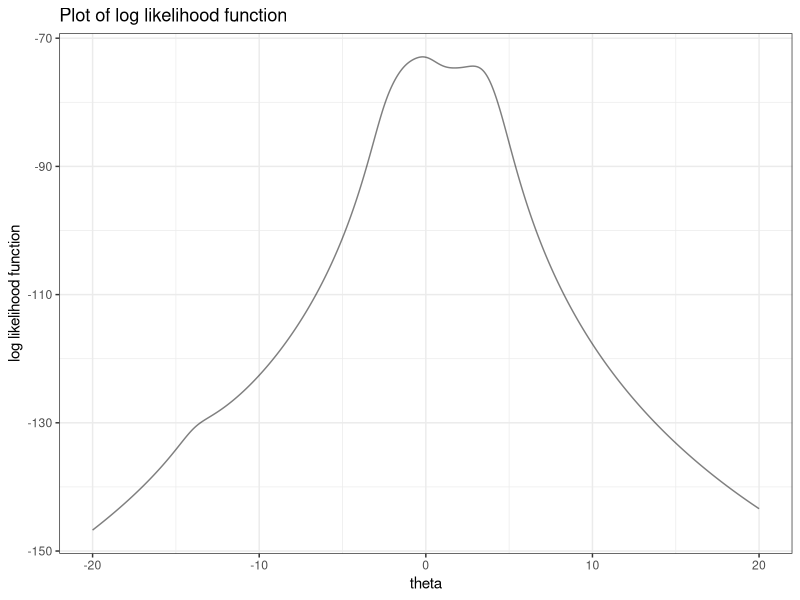
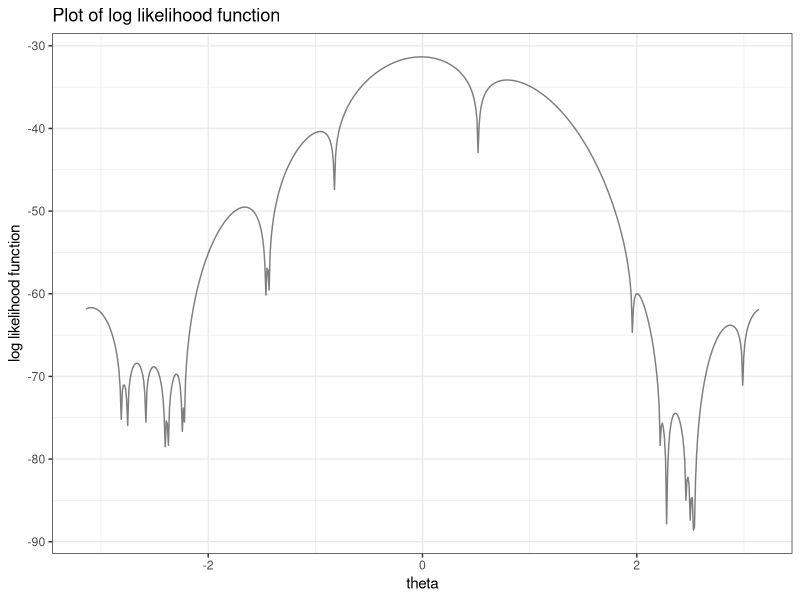
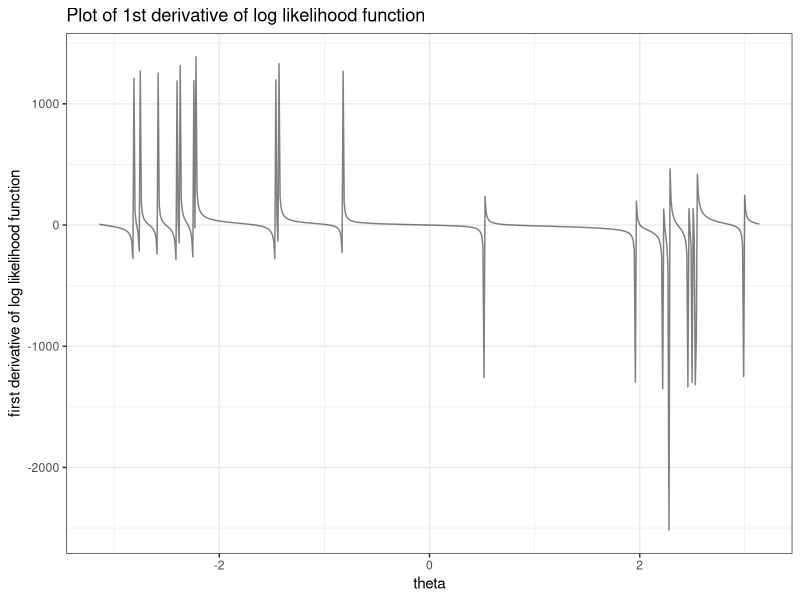
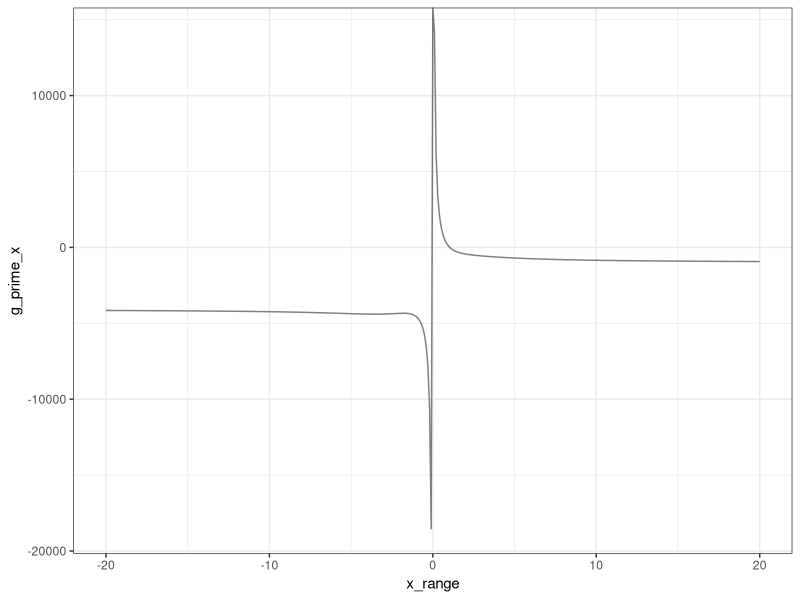
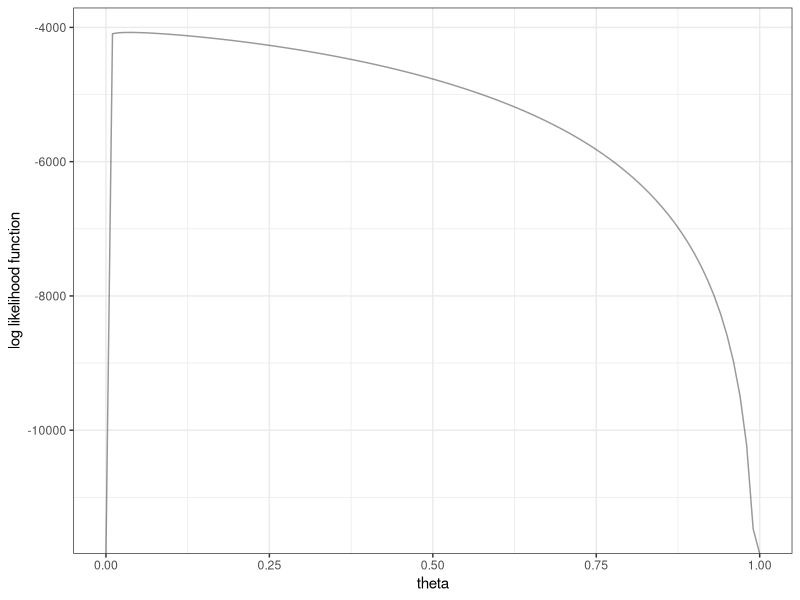

Recreate these plots in R, in order.
## ---- chunk 1
knitr::opts_chunk$set(echo = TRUE)
library(tidyverse)
library(plotrix)
## ---- chunk 2
# Import data
x_value = c(1.77, -0.23, 2.76, 3.80, 3.47, 
            56.75, -1.34, 4.24, -2.44, 3.29, 
            3.71, -2.40, 4.53, -0.07, -1.05, 
            -13.87, -2.53, -1.75, 0.27, 43.21)

# Define the log likelihood function
log_likelihood = function(x, theta) {
  l = -20*log(pi) - sum(log(1+(x-theta)^2))
  return(l)
} 

# Define the first derivative function of the log likelihood function
l_derivative_1 = function(x, theta) {
  l_1 = 2*sum((x-theta)/(1+(x-theta)^2))
  return(l_1)
}

# Define the second derivative function of the log likelihood function
l_derivative_2 = function(x, theta) {
  l_2 = 2*sum(((x-theta)^2-1)/(1+(x-theta)^2)^2)
  return(l_2)
}

# Graph the log likelihood function
theta_range = seq(-20, 20, 0.001)
n_loop = length(theta_range)
log_likelihood_value = numeric(n_loop)
for (i in 1:n_loop) {
  log_likelihood_value[i] = log_likelihood(x_value, theta_range[i])
}
result_l = cbind(theta_range, log_likelihood_value) %>% as.data.frame()
result_l %>% 
  ggplot(aes(x = theta_range, y = log_likelihood_value)) + geom_line(alpha = 0.5) +
  theme_bw() + labs(
    x = "theta",
    y = "log likelihood function",
    title = "Plot of log likelihood function"
  )
## ---- chunk 3
n_iteration = 1000
theta_iteration = numeric(n_iteration)
theta_iteration[1] = mean(x_value)
# Mean of the data as the starting point
for (i in 2:n_iteration) {
  theta_iteration[i] = theta_iteration[i-1] - l_derivative_1(x_value, theta_iteration[i-1])/l_derivative_2(x_value, theta_iteration[i-1])
}
tail(theta_iteration)

# Starting point = -11
theta_iteration[1] = -11
for (i in 2:n_iteration) {
  theta_iteration[i] = theta_iteration[i-1] - l_derivative_1(x_value, theta_iteration[i-1])/l_derivative_2(x_value, theta_iteration[i-1])
}
tail(theta_iteration)

# Starting point = -1
theta_iteration[1] = -1
for (i in 2:n_iteration) {
  theta_iteration[i] = theta_iteration[i-1] - l_derivative_1(x_value, theta_iteration[i-1])/l_derivative_2(x_value, theta_iteration[i-1])
}
tail(theta_iteration)

# Starting point = 0
theta_iteration[1] = 0
for (i in 2:n_iteration) {
  theta_iteration[i] = theta_iteration[i-1] - l_derivative_1(x_value, theta_iteration[i-1])/l_derivative_2(x_value, theta_iteration[i-1])
}
tail(theta_iteration)

# Starting point = 1.5
theta_iteration[1] = 1.5
for (i in 2:n_iteration) {
  theta_iteration[i] = theta_iteration[i-1] - l_derivative_1(x_value, theta_iteration[i-1])/l_derivative_2(x_value, theta_iteration[i-1])
}
tail(theta_iteration)

# Starting point = 4
theta_iteration[1] = 4
for (i in 2:n_iteration) {
  theta_iteration[i] = theta_iteration[i-1] - l_derivative_1(x_value, theta_iteration[i-1])/l_derivative_2(x_value, theta_iteration[i-1])
}
tail(theta_iteration)

# Starting point = 4.7
theta_iteration[1] = 4.7
for (i in 2:n_iteration) {
  theta_iteration[i] = theta_iteration[i-1] - l_derivative_1(x_value, theta_iteration[i-1])/l_derivative_2(x_value, theta_iteration[i-1])
}
tail(theta_iteration)

# Starting point = 7
theta_iteration[1] = 7
for (i in 2:n_iteration) {
  theta_iteration[i] = theta_iteration[i-1] - l_derivative_1(x_value, theta_iteration[i-1])/l_derivative_2(x_value, theta_iteration[i-1])
}
tail(theta_iteration)

# Starting point = 8
theta_iteration[1] = 8
for (i in 2:n_iteration) {
  theta_iteration[i] = theta_iteration[i-1] - l_derivative_1(x_value, theta_iteration[i-1])/l_derivative_2(x_value, theta_iteration[i-1])
}
tail(theta_iteration)

# Starting point = 38
theta_iteration[1] = 38
for (i in 2:n_iteration) {
  theta_iteration[i] = theta_iteration[i-1] - l_derivative_1(x_value, theta_iteration[i-1])/l_derivative_2(x_value, theta_iteration[i-1])
}
tail(theta_iteration)
## ---- chunk 4
# Starting points = -1 and 1
L = -1
U = 1
n_iteration = 100000
theta_iteration = numeric(n_iteration)
for (i in 1:n_iteration) {
  theta_iteration[i] = (L + U)/2
  eval_1 = l_derivative_1(x_value, theta_iteration[i])
  eval_2 = l_derivative_1(x_value, L)
  eval_3 = eval_1 * eval_2
  if(eval_3 < 0) {
    U = theta_iteration[i]
  } else {L = theta_iteration[i]}
}

tail(theta_iteration)

# Starting points = 1 and 2
L = 1
U = 2
n_iteration = 100000
theta_iteration = numeric(n_iteration)
for (i in 1:n_iteration) {
  theta_iteration[i] = (L + U)/2
  eval_1 = l_derivative_1(x_value, theta_iteration[i])
  eval_2 = l_derivative_1(x_value, L)
  eval_3 = eval_1 * eval_2
  if(eval_3 < 0) {
    U = theta_iteration[i]
  } else {L = theta_iteration[i]}
}

tail(theta_iteration)

# Starting points = 50 and 52
L = 50
U = 55
n_iteration = 100000
theta_iteration = numeric(n_iteration)
for (i in 1:n_iteration) {
  theta_iteration[i] = (L + U)/2
  eval_1 = l_derivative_1(x_value, theta_iteration[i])
  eval_2 = l_derivative_1(x_value, L)
  eval_3 = eval_1 * eval_2
  if(eval_3 < 0) {
    U = theta_iteration[i]
  } else {L = theta_iteration[i]}
}

tail(theta_iteration)
## ---- chunk 5
# Define the g function
g_function = function(theta, alpha) {
  g_value = theta + alpha*l_derivative_1(x_value, theta)
  return(g_value)
}
# Without scaling (alpha = 1)
n_iteration = 2000000
theta_iteration = numeric(n_iteration)
theta_iteration[1] = -1
for (i in 2:n_iteration) {
  theta_iteration[i] = g_function(theta_iteration[i-1], 1)
}

tail(theta_iteration)

# Alpha = 0.64
n_iteration = 100000
theta_iteration = numeric(n_iteration)
theta_iteration[1] = -1
for (i in 2:n_iteration) {
  theta_iteration[i] = g_function(theta_iteration[i-1], 0.64)
}

tail(theta_iteration)


# Alpha = 0.25
n_iteration = 100
theta_iteration = numeric(n_iteration)
theta_iteration[1] = -1
for (i in 2:n_iteration) {
  theta_iteration[i] = g_function(theta_iteration[i-1], 0.25)
}

tail(theta_iteration)

head(theta_iteration)
## ---- chunk 6
# Alpha = 0.25, starting point = 0
n_iteration = 100
theta_iteration = numeric(n_iteration)
theta_iteration[1] = 0
for (i in 2:n_iteration) {
  theta_iteration[i] = g_function(theta_iteration[i-1], 0.25)
}

tail(theta_iteration)
theta_iteration

# Alpha = 0.25, starting point = 2
n_iteration = 100
theta_iteration = numeric(n_iteration)
theta_iteration[1] = 2
for (i in 2:n_iteration) {
  theta_iteration[i] = g_function(theta_iteration[i-1], 0.25)
}

tail(theta_iteration)
theta_iteration
## ---- chunk 7
# Define the secant function
secant_function = function(theta1, theta2) {
  f_xi = l_derivative_1(x_value, theta2)
  f_xi_1 = l_derivative_1(x_value, theta1)
  theta_new = theta2 - f_xi*(theta2-theta1)/(f_xi-f_xi_1)
  return(theta_new)
}

# Starting points = -2 and -1
n_iteration = 10
theta_iteration = numeric(n_iteration)
theta_iteration[1] = -2
theta_iteration[2] = -1
for (i in 3:n_iteration) {
  theta_iteration[i] = secant_function(theta_iteration[i-2], theta_iteration[i-1])
}
tail(theta_iteration)

# Starting points = -3 and 3
n_iteration = 10
theta_iteration = numeric(n_iteration)
theta_iteration[1] = -3
theta_iteration[2] = 3
for (i in 3:n_iteration) {
  theta_iteration[i] = secant_function(theta_iteration[i-2], theta_iteration[i-1])
}
tail(theta_iteration)

# Starting points = 50 and 55
n_iteration = 10
theta_iteration = numeric(n_iteration)
theta_iteration[1] = 50
theta_iteration[2] = 55
for (i in 3:n_iteration) {
  theta_iteration[i] = secant_function(theta_iteration[i-2], theta_iteration[i-1])
}
tail(theta_iteration)
## ---- chunk 8
# Import data
x_observed = c(3.91, 4.85, 2.28, 4.06, 3.70, 4.04, 5.46, 3.53, 2.28, 1.96, 2.53, 3.88, 2.22, 3.47, 4.82, 2.46, 2.99,
2.54, 0.52, 2.50)

# Define the log likelihood function
l_function = function(x, theta) {
  l_value = -20*log(2*pi) + sum(log(1-cos(x-theta)))
  return(l_value)
}

# Define the 1st derivative of the log likelihood function
l_derivative_1 = function(x, theta) {
  l_der_value = -sum(sin(x-theta)/(1-cos(x-theta)))
  return(l_der_value)
}

# Define the 2nd derivative of the log likelihood function
l_derivative_2 = function(x, theta) {
  l_second_der = -sum(1/(1-cos(x-theta)))
  return(l_second_der)
}
## ---- chunk 9
x_range = seq(-pi, pi, 0.01)
l_value = numeric(length(x_range))
l_derivative = numeric(length(x_range))
for (i in 1:length(x_range)) {
  l_value[i] = l_function(x_observed, x_range[i])
  l_derivative[i] = l_derivative_1(x_observed, x_range[i])
}
result = cbind(x_range, l_value, l_derivative) %>% as.data.frame()

# Plot the log likelihood function
result %>% 
  ggplot(aes(x = x_range, y = l_value)) + geom_line(alpha= 0.5) +
  theme_bw() + labs(
    x = "theta",
    y = "log likelihood function",
    title = "Plot of log likelihood function"
  )

# Plot the derivative of log likelihood function
result %>% 
  ggplot(aes(x = x_range, y = l_derivative)) + geom_line(alpha= 0.5) +
  theme_bw() + labs(
    x = "theta",
    y = "first derivative of log likelihood function",
    title = "Plot of 1st derivative of log likelihood function"
  )
## ---- chunk 10
# MME of theta
theta_mme = asin((mean(x_observed)-pi));theta_mme
## ---- chunk 11
n_iteration = 100
theta_iteration = numeric(n_iteration)
theta_iteration[1] = theta_mme
# MME of theta as the starting point
for (i in 2:n_iteration) {
  theta_iteration[i] = theta_iteration[i-1] - l_derivative_1(x_observed, theta_iteration[i-1])/l_derivative_2(x_observed, theta_iteration[i-1])
}
tail(theta_iteration)

# Starting point = -2.7
theta_iteration = numeric(n_iteration)
theta_iteration[1] = -2.7
for (i in 2:n_iteration) {
  theta_iteration[i] = theta_iteration[i-1] - l_derivative_1(x_observed, theta_iteration[i-1])/l_derivative_2(x_observed, theta_iteration[i-1])
}
tail(theta_iteration)

# Starting point = 2.7
theta_iteration = numeric(n_iteration)
theta_iteration[1] = 2.7
for (i in 2:n_iteration) {
  theta_iteration[i] = theta_iteration[i-1] - l_derivative_1(x_observed, theta_iteration[i-1])/l_derivative_2(x_observed, theta_iteration[i-1])
}
tail(theta_iteration)
## ---- chunk 12
# Create starting values
start_values = seq(-pi, pi, length = 200)

# Newton-Raphson method for each starting values
convergence = numeric(200)
n_iteration = 100
theta_iteration = numeric(n_iteration)
for (j in 1:200) {
  # Set starting value
  theta_iteration[1] = start_values[j]
  # Find the convergence theta value
  for (i in 2:n_iteration) {
    theta_iteration[i] = theta_iteration[i-1] - l_derivative_1(x_observed, theta_iteration[i-1])/l_derivative_2(x_observed, theta_iteration[i-1])
  }
  convergence[j] = theta_iteration[100]
}

result_list = cbind(start_values, convergence)
result_list %>% knitr::kable()
## ---- chunk 13
# Define g'(x)
g_x_derivative = function(epsilon, x) {
  g_x_value = 1628/x - 1013 - 3062*(1-epsilon)*exp(-x)/(epsilon+(1-epsilon)*exp(-x))
  return(g_x_value)
}

# Define G1(x)
G1_x = function(epsilon, x) {
  G1_value = 1628*(epsilon+(1-epsilon)*exp(-x))/(3062*(1-epsilon)*exp(-x)+1013*(epsilon+(1-epsilon)*exp(-x)))
  return(G1_value)
}

# Plot the g'(x)
x_range = seq(-20, 20, 0.1)
g_prime_x = numeric(length(x_range))
for (i in 1:length(x_range)) {
  g_prime_x[i] = g_x_derivative(0.61489, x_range[i])
}
result = cbind(x_range, g_prime_x) %>% as.data.frame()
result %>% 
  ggplot(aes(x = x_range, y = g_prime_x)) + geom_line(alpha = 0.5) +
  theme_bw()

# Fixed point iteration with G1(x)
n_iteration = 20
x_list = numeric(n_iteration)
x_list = 1 # Starting value is 1
for (i in 2:n_iteration) {
  x_list[i] = G1_x(0.61489, x_list[i-1])
}
g_prime_x=g_x_derivative(0.61489, x_list)
result = cbind(x_list, g_prime_x) %>% as.data.frame()
result %>% knitr::kable()
## ---- chunk 14
# Define G2(x)
G2_x = function(epsilon, x) {
  G2_value = x + 1628/x - 1013 - 3062*(1-epsilon)*exp(-x)/(epsilon+(1-epsilon)*exp(-x))
  return(G2_value)
}

# Fixed point iteration with G2(x)
n_iteration = 5
x_list = numeric(n_iteration)
x_list[1] = 1 # Starting value = 1
for (i in 2:n_iteration) {
  x_list[i] = G2_x(0.61489, x_list[i-1])
}
g_prime_x=g_x_derivative(0.61489, x_list)
result = cbind(x_list, g_prime_x) %>% as.data.frame()
result %>% knitr::kable()
## ---- chunk 15
# Define G3(x)
G3_x = function(epsilon, x, alpha) {
  G3_value = x + alpha*(1628/x - 1013 - 3062*(1-epsilon)*exp(-x)/(epsilon+(1-epsilon)*exp(-x)))
  return(G3_value)
}

# Fixed point iteration with scaling
n_iteration = 10
x_list = numeric(n_iteration)
x_list[1] = 1
for (i in 2:n_iteration) {
  x_list[i] = G3_x(0.61489, x_list[i-1], 0.001)
}
g_prime_x=g_x_derivative(0.61489, x_list)
result = cbind(x_list, g_prime_x) %>% as.data.frame()
result %>% knitr::kable()
## ---- chunk 16
# Define the second derivative of g(x)
g_x_derivative_2 = function(epsilon, x) {
  second_deri_value = 3062*(1-epsilon)*epsilon*exp(-x)/(epsilon+(1-epsilon)*exp(-x))^2-1628/x^2
  return(second_deri_value)
}

# Newton-Raphson iteration with starting value 3
n_iteration = 5
x_list = numeric(n_iteration)
x_list[1] = 3
for (i in 2:n_iteration) {
  x_list[i] = x_list[i-1] - g_x_derivative(0.61489, x_list[i-1])/g_x_derivative_2(0.61489, x_list[i-1])
}
g_prime_x=g_x_derivative(0.61489, x_list)
result = cbind(x_list, g_prime_x) %>% as.data.frame()
result %>% knitr::kable()
## ---- chunk 17
n_iteration = 10
x_list = numeric(n_iteration)
x_list[1] = 1.5 # Starting value = 1.5
for (i in 2:n_iteration) {
  x_list[i] = x_list[i-1] - g_x_derivative(0.61489, x_list[i-1])/g_x_derivative_2(0.61489, x_list[i-1])
}
g_prime_x=g_x_derivative(0.61489, x_list)
result = cbind(x_list, g_prime_x) %>% as.data.frame()
result %>% knitr::kable()
## ---- chunk 18
# Define the secant function
secant_function = function(x_1, x_2) {
  f_xi = g_x_derivative(0.61489, x_2)
  f_xi_1 = g_x_derivative(0.61489, x_1)
  x_new = x_2 - f_xi*(x_2-x_1)/(f_xi-f_xi_1)
  return(x_new)
}

# Secant method with starting value = 1.5 and 1.49
n_iteration = 10
x_list = numeric(n_iteration)
x_list[1] = 1.5
x_list[2] = 1.49
for (i in 3:n_iteration) {
  x_list[i] = secant_function(x_list[i-2], x_list[i-1])
}
g_prime_x=g_x_derivative(0.61489, x_list)
result = cbind(x_list, g_prime_x) %>% as.data.frame()
result %>% knitr::kable()
## ---- chunk 19
# Initialization
n_iteration = 10
x_list = numeric(n_iteration)
x_list[1] = 1.5
x_list[2] = 1.49
x_list[3] = 1.48

# Define Muller's function
muller_function = function(x1,x2,x3) {
  f_i_2 = g_x_derivative(0.61489, x1)
  f_i_1 = g_x_derivative(0.61489, x2)
  f_i = g_x_derivative(0.61489, x3)
  dd = (f_i - 2*f_i_1 + f_i_2)/(x3 - x1)
  s = f_i - f_i_1 + (x3 - x1)/dd
  q = (x3-x2)/(x2-x1)
  A = q*f_i - q*(1+q)*f_i_1 + q^2*f_i_2
  B = (2*q+1)*f_i-(1+q)^2*f_i_1+q^2*f_i_2
  C = (1+q)*f_i
  x4 = x3-(x3-x2)*2*C/(B+sign(s)*sqrt(B^2-4*A*C))
  return(x4)
}

# Iterations
for (i in 4:n_iteration) {
  x_list[i] = muller_function(x_list[i-3], x_list[i-2], x_list[i-1])
}
g_prime_x=g_x_derivative(0.61489, x_list)
result = cbind(x_list, g_prime_x) %>% as.data.frame()
result %>% knitr::kable()
## ---- chunk 20
L = 1
U = 2
n_iteration = 25
x_list = numeric(n_iteration)
for (i in 1:n_iteration) {
  x_list[i] = (L + U)/2
  eval_1 = g_x_derivative(0.61489, x_list[i])
  eval_2 = g_x_derivative(0.61489, L)
  eval_3 = eval_1 * eval_2
  if(eval_3 < 0) {
    U = x_list[i]
  } else {L = x_list[i]}
}

g_prime_x=g_x_derivative(0.61489, x_list)
result = cbind(x_list, g_prime_x) %>% as.data.frame()
result %>% knitr::kable()
## ---- chunk 21
n_iteration = 10
x_list = numeric(n_iteration)
L = 1 # x0
U = 2 # x1
for (i in 1:n_iteration) {
  x_list[i] = (L*g_x_derivative(0.61489, U)-U*g_x_derivative(0.61489, L))/(g_x_derivative(0.61489, U) - g_x_derivative(0.61489, L))
  eval1 = g_x_derivative(0.61489, x_list[i])
  eval2 = g_x_derivative(0.61489, L)
  eval3 = eval1*eval2
  if (eval3<0) {
    U = x_list[i]
  } else {
    L = x_list[i]
  }
}
g_prime_x=g_x_derivative(0.61489, x_list)
result = cbind(x_list, g_prime_x) %>% as.data.frame()
result %>% knitr::kable()
## ---- chunk 22
n_iteration = 10
x_list = numeric(n_iteration)
L = 1 # x0
U = 2 # x1
x_list[1] = U  
FL = g_x_derivative(0.61489, L)
FU = g_x_derivative(0.61489, U)
for (i in 2:n_iteration) {
  x_list[i] = (L*FU - U*FL)/(FU-FL)
  eval = g_x_derivative(0.61489, x_list[i])*FL
  
  if(eval < 0) {
    U = x_list[i]
    FU = g_x_derivative(0.61489, U)
    if (FU*g_x_derivative(0.61489, x_list[i-1])>0) {
      FL = FL/2
    }
  } else {
    L = x_list[i]
    FL = g_x_derivative(0.61489, L)
    if (FL*g_x_derivative(0.61489, x_list[i-1])>0) {
      FU = FU/2
    }
  }
}
g_prime_x=g_x_derivative(0.61489, x_list)
result = cbind(x_list, g_prime_x) %>% as.data.frame()
result %>% knitr::kable()
## ---- chunk 23
# Import data
m = c(1997, 906, 904, 32)
sample_size = sum(m); sample_size
## ---- chunk 24
# Define the log likelihood function
log_L = function(theta) {
  log_L_value = m[1]*log((2+theta)/4)+(m[2]+m[3])*log((1-theta)/4)+m[4]*log(theta/4)
  return(log_L_value)
}

theta_range = seq(0, 1, 0.01)
log_L_plot_value = numeric(length(theta_range))
for (i in 1:length(theta_range)) {
  log_L_plot_value[i] = log_L(theta_range[i])
}
plot_variables = cbind(theta_range, log_L_plot_value) %>% as.data.frame()
# Plot the log likelihood function of theta
plot_variables %>% 
  ggplot(aes(x = theta_range, y = log_L_plot_value)) + geom_line(alpha = 0.4) +
  theme_bw() + labs(
    x = "theta",
    y = "log likelihood function"
  )
## ---- chunk 25
# Define the 1st derivative of log likelihood function
l_derivative_1 = function(theta) {
  derivative1 = 4*(m[1]/(2+theta) -(m[2]+m[3])/(1-theta) + m[4]/theta)
  return(derivative1)
}

# Define the 2nd derivative of log likelihood function
l_derivative_2 = function(theta) {
  derivative2 = 4*(-m[1]/(2+theta)^2-(m[2]+m[3])/(1-theta)^2-m[4]/theta^2)
  return(derivative2)
}

# Define the Fisher function
l_derivative_2_Fisher = function(theta) {
  m_expected = sample_size * c((2+theta)/4, (1-theta)/4, (1-theta)/4, theta/4)
  fisher = 4*(m_expected[1]/(2+theta)^2+(m_expected[2]+m_expected[3])/(1-theta)^2+m_expected[4]/theta^2)
  return(fisher)
}

n_iteration = 7
theta_list = numeric(n_iteration)
theta_list[1] = 0.0570461 # Starting value = 0.0570461
for (i in 2:n_iteration) {
  theta_list[i] = theta_list[i-1] - l_derivative_1(theta_list[i-1])/l_derivative_2(theta_list[i-1])
}
score_values = l_derivative_1(theta_list)
obs_Hessian = -l_derivative_2(theta_list)
exp_Hessian = l_derivative_2_Fisher(theta_list)
result = cbind(theta_list, score_values, obs_Hessian, exp_Hessian) %>% as.data.frame()
result %>% knitr::kable()

# Calculate the standard error
var_NR = (exp_Hessian[n_iteration])^(-1)
std_error_NR = sqrt(var_NR/sample_size);std_error_NR
## ---- chunk 26
n_iteration = 10
theta_list = numeric(n_iteration)
theta_list[1] = 0.0570461 # Starting value = 0.0570461
for (i in 2:n_iteration) {
  theta_list[i] = theta_list[i-1] + l_derivative_1(theta_list[i-1])/l_derivative_2_Fisher(theta_list[i-1])
}
score_values = l_derivative_1(theta_list)
obs_Hessian = -l_derivative_2(theta_list)
exp_Hessian = l_derivative_2_Fisher(theta_list)
result = cbind(theta_list, score_values, obs_Hessian, exp_Hessian) %>% as.data.frame()
result %>% knitr::kable()

# Calculate the standard error
var_fisher = (exp_Hessian[n_iteration])^(-1)
std_error_fisher = sqrt(var_fisher/sample_size);std_error_fisher
## ---- chunk 27
n_iteration = 10
theta_list = numeric(n_iteration)
theta_list[1] = 0.5 # Starting value = 0.5
for (i in 2:n_iteration) {
  theta_list[i] = theta_list[i-1] - l_derivative_1(theta_list[i-1])/l_derivative_2(theta_list[i-1])
}
score_values = l_derivative_1(theta_list)
obs_Hessian = -l_derivative_2(theta_list)
exp_Hessian = l_derivative_2_Fisher(theta_list)
result = cbind(theta_list, score_values, obs_Hessian, exp_Hessian) %>% as.data.frame()
result %>% knitr::kable()
## ---- chunk 28
n_iteration = 11
theta_list = numeric(n_iteration)
theta_list[1] = 0.5 # Starting value = 0.5
for (i in 2:n_iteration) {
  theta_list[i] = theta_list[i-1] + l_derivative_1(theta_list[i-1])/l_derivative_2_Fisher(theta_list[i-1])
}
score_values = l_derivative_1(theta_list)
obs_Hessian = -l_derivative_2(theta_list)
exp_Hessian = l_derivative_2_Fisher(theta_list)
result = cbind(theta_list, score_values, obs_Hessian, exp_Hessian) %>% as.data.frame()
result %>% knitr::kable()
## ---- chunk 29
# Import data
j = 1:4
y = c(76, 132, 15, 29)
n = c(20959, 12937, 6826, 4191)
x = matrix(c(
  1, 0, 0,
  1, 0, 1, 
  1, 1, 0,
  1, 1, 1
), 4, 3, byrow = T)
 
x = t(x) # Get the transpose of x

# Define the log likelihood function
log_L = function(beta) {
  l_beta = apply((y-n)*beta%*%x, 1, sum)-apply(log(1+exp(-beta%*%x)), 1, sum)
  return(l_beta)
}

# Define the 1st derivative of the log likelihood function
l_derivative_1 = function(beta) {
  p = 1/(1+exp(-beta%*%x))
  derivative1 = -(n*p-y)%*%t(x)
  return(derivative1)
}

l_derivative_2 = function(beta) {
  p = 1/(1+exp(-beta%*%x))
  derivative2 = -sum(n*p*(1-p))*x%*%t(x)
  return(derivative2)
}

n_iteration = 120
beta_list = matrix(0, n_iteration, 3)
beta_list[1, ] = c(-5, 0, 0) # set starting value = 5, 0, 0
for (i in 2:n_iteration) {
  beta_list[i,] = beta_list[i-1,] - l_derivative_1(beta_list[i-1,])%*%solve(l_derivative_2(beta_list[i-1,]))
  print(l_derivative_1(beta_list[i-1,]))
}

# Estimated beta
beta_est = round(beta_list, 2); beta_est
# Score 
for (i in 1:n_iteration) {
  print(l_derivative_1(beta_list[i,]))
}

# Hessian 
for (i in 1:n_iteration) {
  print(-l_derivative_2(beta_list[i,]))
}
